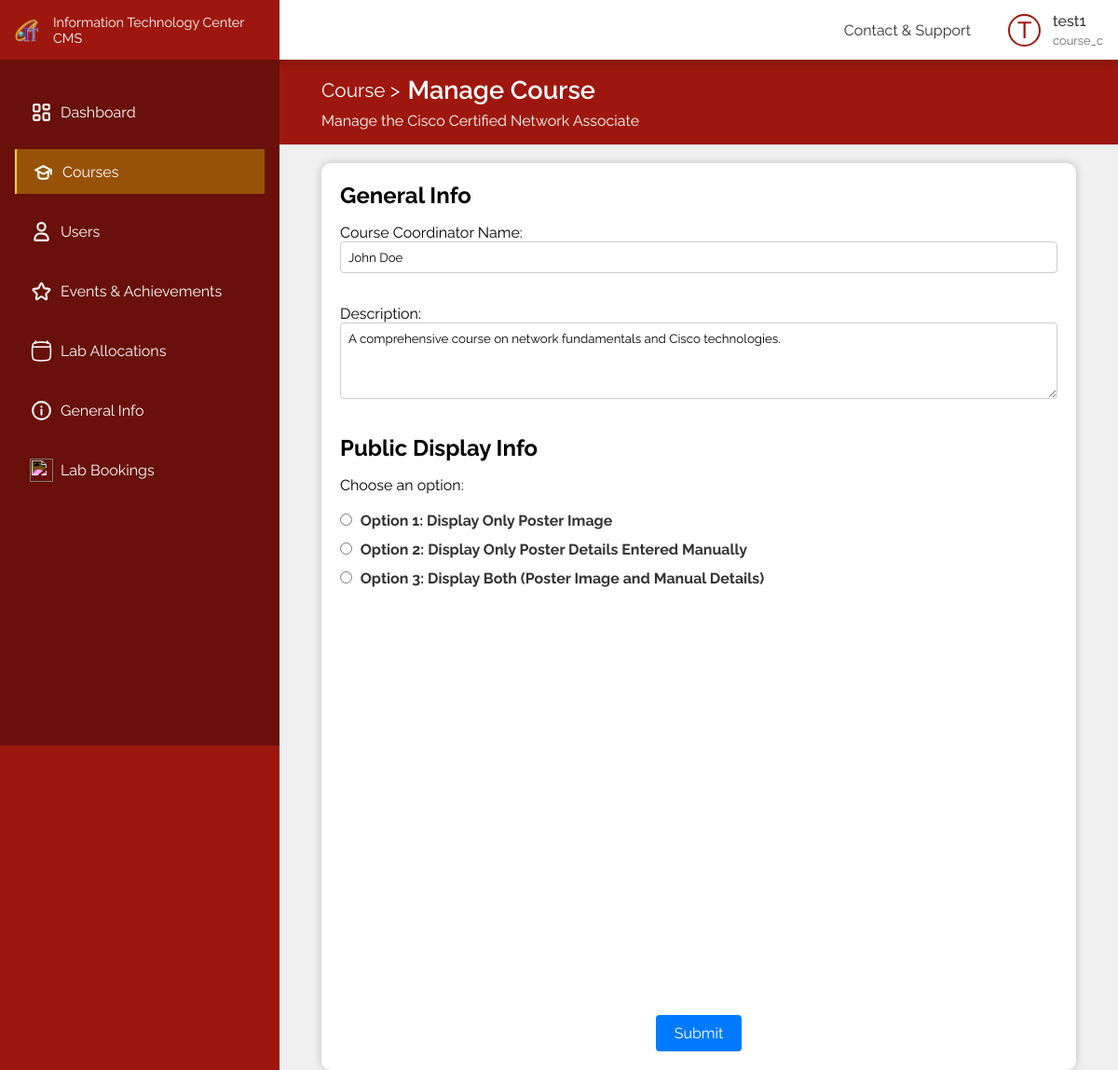
The app's page /pages/course/manage.php?c_id=5 (signed in) with its own data.
### tables this page shows
CREATE TABLE
    IF NOT EXISTS `user` (
        `u_id` int(10) UNSIGNED NOT NULL AUTO_INCREMENT,
        `user_name` varchar(50) NOT NULL,
        `email` varchar(100) NOT NULL,
        `password` varchar(255) NOT NULL,
        `contact` varchar(20) NOT NULL,
        `clearense` varchar(20) NOT NULL,
        PRIMARY KEY (`u_id`)
    );

CREATE TABLE
    IF NOT EXISTS `course` (
        `c_id` int(11) NOT NULL AUTO_INCREMENT,
        `c_code` varchar(50) NOT NULL,
        `c_name` varchar(100) NOT NULL,
        `c_coordinator` varchar(100) NOT NULL,
        `description` text DEFAULT NULL,
        `Poster_img` varchar(255) DEFAULT NULL,
        `duration(months)` int(11) DEFAULT NULL,
        `new_intake_date` date DEFAULT NULL,
        `total_fee` int(11) DEFAULT NULL,
        `display_description` text DEFAULT NULL,
        `published` tinyint(4) NOT NULL DEFAULT 0,
        `poster` varchar(500) DEFAULT NULL,
        PRIMARY KEY (`c_id`)
    );

### backend/functions/course.php (called while the page is built, shortened)
<?php
include_once $_SERVER['DOCUMENT_ROOT'] . "/config.php";
function getCourse($c_id)
{
    global $conn;
    $result = $conn->query("SELECT * FROM course WHERE c_id=$c_id");
    $courses = $result->fetch_all(MYSQLI_ASSOC);
    if (sizeof($courses) > 0)
        return $courses[0];
}

### pages/course/manage.php (the view, shortened to what this page needs)
<?php
include_once $_SERVER['DOCUMENT_ROOT'] . "/config.php";
include_once $_SERVER['DOCUMENT_ROOT'] . "/backend/functions/course.php";
if (isset($_GET['c_id'])) {
    $c_id = $_GET['c_id'];
    $course = getCourse($c_id);
} else {
    header("Location: /pages/course");
}
$hasPoster = false;
$hasDetails = false;
?>
<!DOCTYPE html>
<html lang="en">
<head>
    <link rel="stylesheet" href="/css/coursemanage.css">
    <link rel="stylesheet" href="/css/coursepreview.css">
</head>
<body>
    <div class="flex-box">
        <div class="left">
            <?php
            include_once(APP_ROOT . "/includes/sidebar.php");
            ?>
        </div>
        <?php
        include_once(APP_ROOT . "/includes/header.php");
        ?>
        <div class="right">
            <div class="course-manage">
                <div class="container">
                    <div class="title">
                        <div>
                            <h1><a href="./">Course ></a>Manage Course</h1>
                            <p>Manage the
                                <?= $course['c_name'] ?>
                            </p>
                        </div>
                    </div>
                </div>
                <div class="form-container">
                    <form action="/backend/api/course/manage.php" method="POST" enctype="multipart/form-data"
                        id="formUpload">
                        <h3>General Info</h3>
                        <label for="coordinator_name">Course Coordinator Name:</label>
                        <input type="text" name="coordinator_name" id="coordinator_name"
                            value="<?= $course['c_coordinator'] ?>" required>
                        <br><br>
                        <label for="description">Description:</label>
                        <textarea name="description" id="description" rows="4"
                            required><?= $course['description'] ?></textarea>
                        <br><br>
                        <h3>Public Display Info</h3>
                        <p>Choose an option:</p> <br>
                        <a href="?c_id=<?= $_GET['c_id'] ?>&mode=img">
                            <input type="radio" name="display_option" id="poster_only" <?= ($hasPoster && !$hasDetails) ? "checked" : "" ?>>
                            <span>Option 1: Display Only Poster Image</span><br>
                        </a>
                        <a href="?c_id=<?= $_GET['c_id'] ?>&mode=des">
                            <input type="radio" name="display_option" id="manual_only" <?= (!$hasPoster && $hasDetails) ? "checked" : "" ?>>
                            <span>Option 2: Display Only Poster Details Entered Manually</span><br>
                        </a>
                        <a href="?c_id=<?= $_GET['c_id'] ?>&mode=all">
                            <input type="radio" name="display_option" id="both" <?= ($hasPoster && $hasDetails) ? "checked" : "" ?>>
                            <span>Option 3: Display Both (Poster Image and Manual Details)</span><br><br>
                        </a>
                        <div class="course-preview" id="course_display">
                        </div>
                        <center><input type="submit" value="Submit"></center>
                    </form>
                </div>
            </div>
        </div>
    </div>
</body>
</html>

### includes/header.php (shortened to what this page needs)
<?php
include $_SERVER['DOCUMENT_ROOT'] . "/includes/header_core.php";
if (isset($_SESSION['user_id'])) {
  $user_id = $_SESSION['user_id'];
  $sql = "SELECT user_name, clearense FROM user WHERE u_id = ?";
  $stmt = $conn->prepare($sql);
  $stmt->bind_param("i", $user_id);
  $stmt->execute();
  $result = $stmt->get_result();
  if ($row = $result->fetch_assoc()) {
    $username = $row['user_name'];
    $role = $row['clearense'];
  }
}
?>
<!DOCTYPE html>
<html lang="en">
<head>
  <link rel="stylesheet" href="/css/header.css">
</head>
<body>
  <header>
    <div class="menu">
      <ul>
        <li><a href="/pages/contactNsupport.php">Contact & Support</a></li>
      </ul>
    </div>
    <div class="profile">
      <div class="img"><?php echo isset($username) ? strtoupper(substr($username, 0, 1)) : 'G'; ?></div>
      <h5><?php echo isset($username) ? $username : 'Guest'; ?></h5>
      <p><?php echo isset($role) ? $role : 'Guest'; ?></p>
    </div>
  </header>
</body>
</html>

### css/coursemanage.css (style rules this page uses)
.course-manage .form-container { display: flex; justify-content: center; align-items: center; height: 80%; width: 100%; background-color: #f0f0f0; }
.form-container { padding-top: 20px; }
.course-manage .form-container form { width: 90%; }
.course-manage form { background-color: #ffffff; padding: 20px; border-radius: 10px; box-shadow: 0 0 10px rgba(0, 0, 0, 0.2); width: 500px; }
.course-manage h3 { font-size: 1.5rem; margin-bottom: 1rem; }
.course-manage .form-container a { display: block; font-weight: bold; color: #333333; margin-bottom: 0.75rem; }
.course-manage input[type="text"], .course-manage input[type="number"], .course-manage input[type="date"], .course-manage input[type="time"], .course-manage textarea { width: 100%; padding: 8px; margin-bottom: 15px; border: 1px solid #ccc; border-radius: 4px; }
.course-manage input[type="radio"] { margin-right: 5px; }
.course-manage input[type="submit"] { background-color: #007bff; color: #fff; padding: 10px 20px; border: none; border-radius: 4px; cursor: pointer; font-size: 16px; }
#course_display { background-color: #ffffff; }

### css/coursepreview.css (style rules this page uses)
.course-preview { width: 100%; aspect-ratio: 1.8; }
ul { list-style-type: none; padding: 0; }
ul li { margin: 10px 0; font-size: 16px; color: #555; }

### css/styles.css (style rules this page uses)
* { margin: 0; padding: 0; box-sizing: border-box; font-family: "Raleway", sans-serif; }
:root { --color-1: #9d170e; --color-2: #f9db08; --color-3: #305fa6; --color-4: #00b007; --color-5: #790483; --color-text-1: #333; --color-text-2: #666; --color-shade-1: #681009; }
.container { width: clamp(300px, 90%, 1440px); margin: auto; }
a { text-decoration: none; }
.flex-box { display: flex; }
.left { width: 300px; }
.right { width: calc(100% - 300px); padding-top: 4rem; }
.title { display: flex; align-items: center; justify-content: space-between; width: 100%; }
.title h1 { font-weight: 600; font-size: 1.7rem; margin-bottom: 0.5rem; display: flex; align-items: center; gap: 0.5rem; }
.title h1 a { display: inline; background: none; color: var(--color-text-1); opacity: 0.7; font-weight: 400; padding: 0; font-size: 1.3rem; }
.title a { display: flex; align-items: center; gap: 0.5rem; padding: 0.5rem 1rem; background-color: var(--color-4); color: white; font-weight: 500; border-radius: 5px; }

### css/header.css (style rules this page uses)
header { color: var(--color-text-1); box-shadow: 0 4px 10px rgba(0, 0, 0, 0.146); position: fixed; left: 0; top: 0; z-index: 10; background-color: white; display: flex; align-items: center; height: 4rem; gap: 0.5rem; width: 100%; padding: 0 1rem; }
.menu { display: flex; align-items: center; margin-left: auto; }
.menu ul { list-style: none; display: flex; gap: 1.2rem; }
.menu ul li { cursor: pointer; position: relative; font-weight: 400; font-size: 1rem; }
.menu ul li a { color: var(--color-text-1); }
.menu ul li:before { content: ""; position: absolute; bottom: -4px; left: 0; width: 0; height: 2px; background-color: transparent; transition: width 0.3s ease-in-out, background-color 0.3s ease-in-out; }
.profile { margin-left: 2rem; display: grid; grid-template-columns: 40px auto; gap: 0.25rem 0.5rem; align-items: center; cursor: pointer; }
.profile h5 { font-weight: 500; font-size: 1rem; }
.profile p { grid-column: 2; font-size: 0.8rem; color: var(--color-text-2); }
.profile .img { display: flex; font-size: 25px; align-items: center; justify-content: center; font-weight: 500; height: 35px; width: 35px; border-radius: 50%; grid-row: 1/3; border: 2px solid var(--color-1); color: var(--color-1); }

### pages/course/manage.php (style rules this page uses)
.container { padding: 1rem 0; background-color: var(--color-1); box-shadow: 0 0 0 1000px var(--color-1); }
.container .title { filter: invert(); }
.container .title a { opacity: 1; color: black; }

### records on screen
user: user_name "T", user_name "test1", clearense "course_c"
course: c_name "Cisco Certified Network Associate", coordinator_name "John Doe", description "A comprehensive course on network fundamentals and Cisco technologies."
